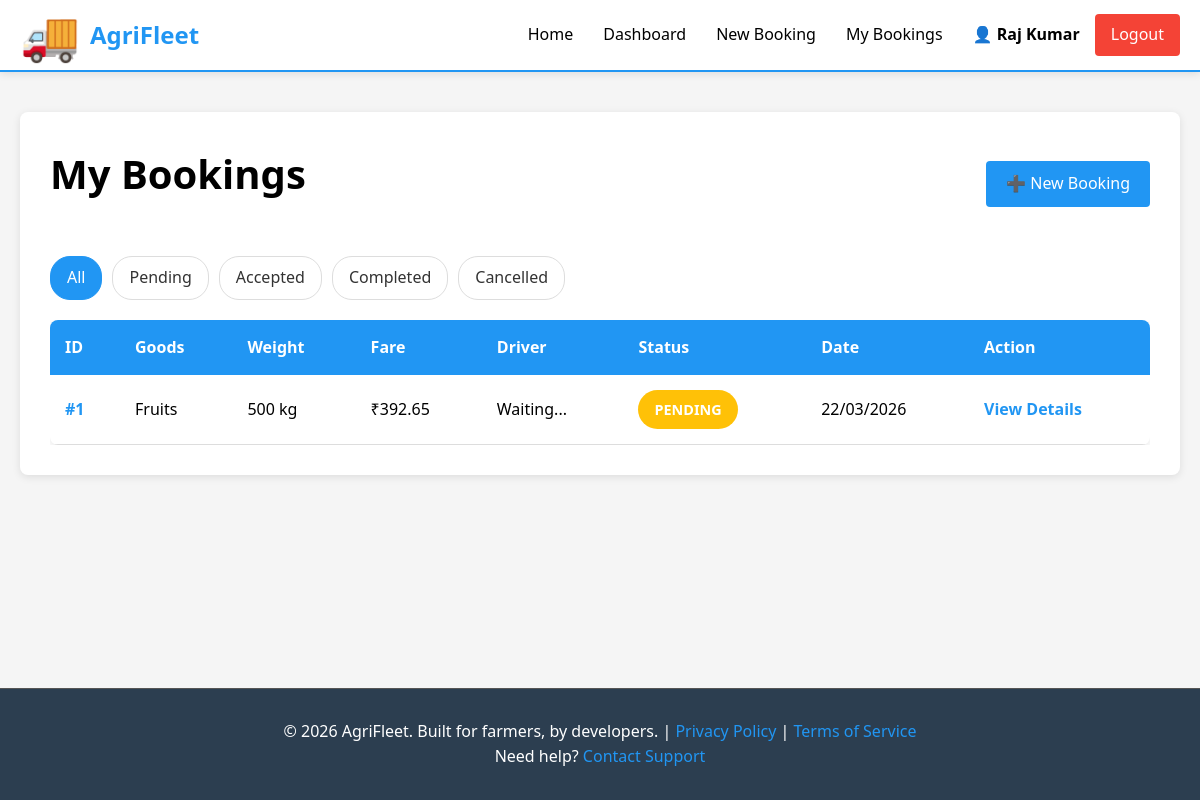
The page /farmer/bookings (signed in) on the database as committed earlier.
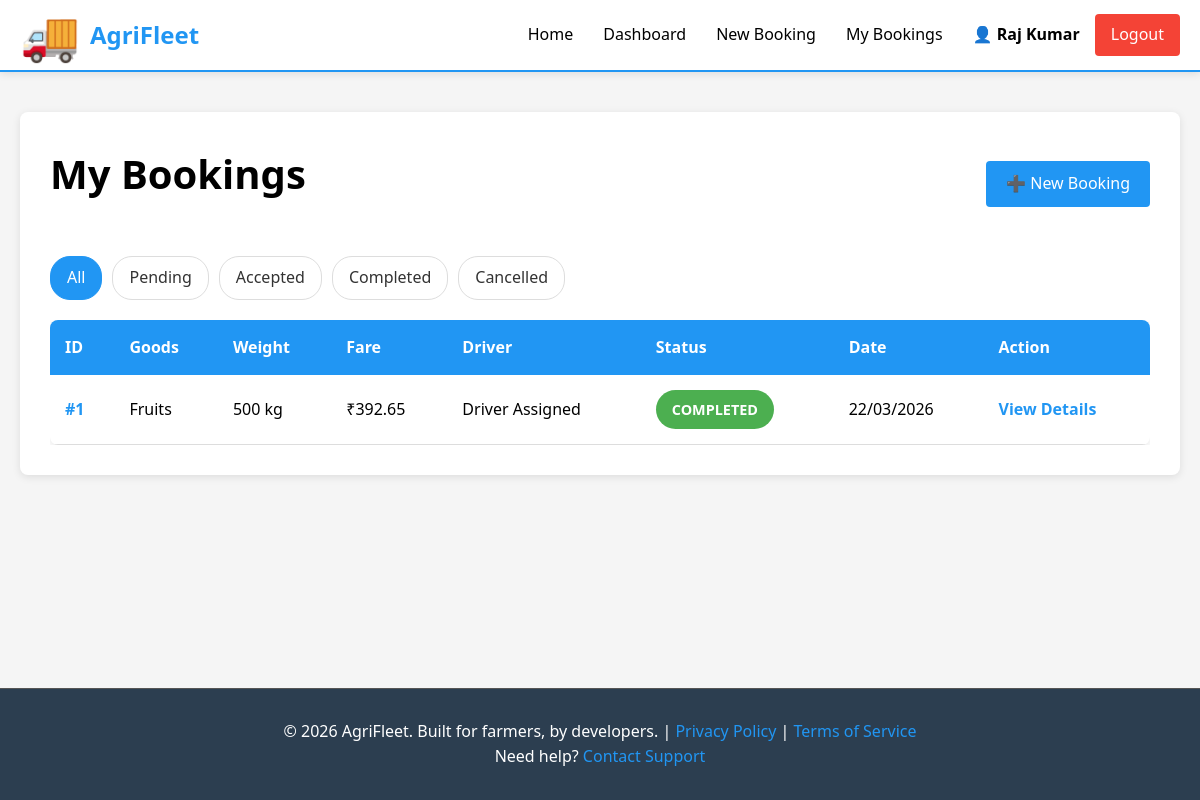
The same page on the database as committed later.
### models.py (models this page shows, shortened)
class Booking(db.Model):
    __tablename__ = 'bookings'
    id = db.Column(db.Integer, primary_key=True)
    farmer_id = db.Column(db.Integer, db.ForeignKey('users.id'), nullable=False)
    driver_id = db.Column(db.Integer, db.ForeignKey('users.id'), nullable=True)
    pickup_latitude = db.Column(db.Float, nullable=False)
    pickup_longitude = db.Column(db.Float, nullable=False)
    dropoff_latitude = db.Column(db.Float, nullable=False)
    dropoff_longitude = db.Column(db.Float, nullable=False)
    goods_type = db.Column(db.String(255), nullable=False)
    weight_kg = db.Column(db.Integer, nullable=False)
    estimated_fare = db.Column(db.Float, nullable=False)
    final_fare = db.Column(db.Float)
    status = db.Column(db.String(20), default='PENDING', nullable=False)
    created_at = db.Column(db.DateTime, default=datetime.utcnow)
    accepted_at = db.Column(db.DateTime)
    completed_at = db.Column(db.DateTime)
    farmer = db.relationship('User', foreign_keys=[farmer_id], back_populates='farmer_bookings')
    driver_user = db.relationship('User', foreign_keys=[driver_id], back_populates='driver_bookings')

### routes/farmer_routes.py (the view)
@farmer_bp.route('/bookings')
@farmer_required
def bookings():
    current_user = get_current_user()
    status_filter = request.args.get('status', None)
    query = Booking.query.filter_by(farmer_id=current_user.id)
    if status_filter:
        query = query.filter_by(status=status_filter)
    bookings_list = query.order_by(Booking.created_at.desc()).all()
    return render_template(
        'farmer/history.html',
        bookings=bookings_list,
        current_status=status_filter
    )

### app.py (called while the page is built)
def create_app(config_class=None):
    app = Flask(__name__, template_folder='templates', static_folder='static')
    if config_class is None:
        config_class = config
    app.config.from_object(config_class)
    db.init_app(app)
    app.register_blueprint(auth_bp)
    app.register_blueprint(farmer_bp)
    app.register_blueprint(driver_bp)
    @app.context_processor
    def inject_user():
        return {'current_user': get_current_user()}
    @app.errorhandler(404)
    def not_found(error):
        return render_template('errors/404.html'), 404
    @app.errorhandler(500)
    def server_error(error):
        return render_template('errors/500.html'), 500
    @app.route('/')
    def index():
        """Landing page"""
        return render_template('index.html')
    with app.app_context():
        db.create_all()
        logger.info('Database tables created')
    return app

### auth.py (called while the page is built)
def get_current_user():
    user_id = session.get('user_id')
    if user_id:
        return User.query.get(user_id)
    return None

def is_logged_in():
    return 'user_id' in session

### models.py (called while the page is built)
    def is_farmer(self):
        return self.role == 'farmer'

### templates/farmer/history.html (shortened to what this page needs)
{% extends "base.html" %}
{% block content %}
<div class="list-container">
    <div class="list-header">
        <h1 style="color: #000; margin-bottom: 20px;">My Bookings</h1>
        <a href="{{ url_for('farmer.create_booking_page') }}" class="btn btn-primary">
            ➕ New Booking
        </a>
    </div>
    <div class="filter-buttons">
        <a href="{{ url_for('farmer.bookings') }}"
           class="filter-btn {% if not current_status %}active{% endif %}">
            All
        </a>
        <a href="{{ url_for('farmer.bookings', status='PENDING') }}"
           class="filter-btn {% if current_status == 'PENDING' %}active{% endif %}">
            Pending
        </a>
        <a href="{{ url_for('farmer.bookings', status='ACCEPTED') }}"
           class="filter-btn {% if current_status == 'ACCEPTED' %}active{% endif %}">
            Accepted
        </a>
        <a href="{{ url_for('farmer.bookings', status='COMPLETED') }}"
           class="filter-btn {% if current_status == 'COMPLETED' %}active{% endif %}">
            Completed
        </a>
        <a href="{{ url_for('farmer.bookings', status='CANCELLED') }}"
           class="filter-btn {% if current_status == 'CANCELLED' %}active{% endif %}">
            Cancelled
        </a>
    </div>
    {% if bookings %}
        <div class="table-responsive">
            <table class="bookings-table">
                <thead>
                    <tr>
                        <th>ID</th>
                        <th>Goods</th>
                        <th>Weight</th>
                        <th>Fare</th>
                        <th>Driver</th>
                        <th>Status</th>
                        <th>Date</th>
                        <th>Action</th>
                    </tr>
                </thead>
                <tbody>
                    {% for booking in bookings %}
                        <tr class="booking-row">
                            <td class="cell-id">#{{ booking.id }}</td>
                            <td>{{ booking.goods_type }}</td>
                            <td>{{ booking.weight_kg }} kg</td>
                            <td>₹{{ booking.estimated_fare }}</td>
                            <td>
                                {% if booking.driver_id %}
                                    Driver Assigned
                                {% else %}
                                    Waiting...
                                {% endif %}
                            </td>
                            <td>
                                <span class="status-badge status-{{ booking.status|lower }}">
                                    {{ booking.status }}
                                </span>
                            </td>
                            <td>{{ booking.created_at.strftime('%d/%m/%Y') }}</td>
                            <td>
                                <a href="{{ url_for('farmer.booking_details', booking_id=booking.id) }}"
                                   class="link-btn">View Details</a>
                            </td>
                        </tr>
                    {% endfor %}
                </tbody>
            </table>
        </div>
    {% endif %}
</div>
{% endblock %}

Rows that differ between the two databases and show on the page:
changed Booking "Fruits": status "PENDING" → "COMPLETED"; driver_id "Waiting..." → "Driver Assigned"
